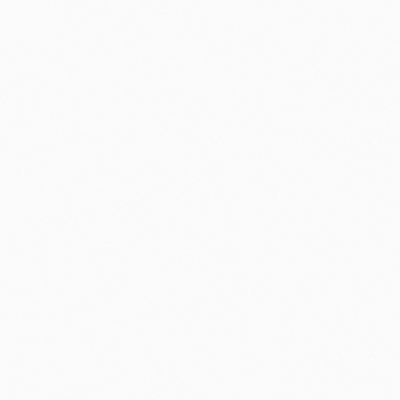
Frame 1 (no input)
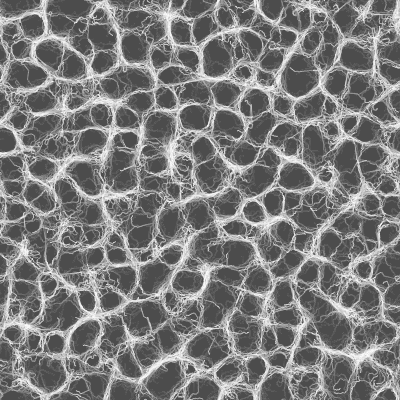
Frame 60 (no input)
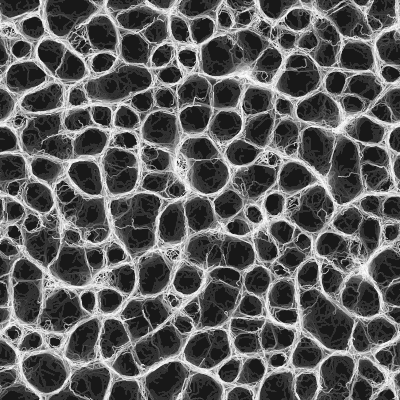
Frame 120 (the mouse pressed at the canvas centre since frame 60)

The p5.js sketch that drew these frames (run headless with seeded random() and noise() and a simulated clock; from frame 60 on, the mouse is pressed at the canvas centre):

// p5.js sketch
// ── sketch.js


let molds = []; let num = 4000;
let d; 

function setup() {
  createCanvas(400, 400);
  angleMode(DEGREES);
  d = pixelDensity();
  
  for (let i=0; i<num; i++) {
    molds[i] = new Mold();
  } 
}

function draw() {
  background(0, 5);
  loadPixels();
  
  for (let i=0; i<num; i++) {
    if (key == "s") { // If "s" key is pressed, molds stop moving 
      molds[i].stop = true;
      updatePixels();
      noLoop();
    } else {
      molds[i].stop = false;
    }
    
    molds[i].update();
    molds[i].display();
  }
  
}

// ── mold.js
class Mold {
    constructor() {
      // Mold variables
      this.x = random(width);
      this.y = random(height); 
      // this.x = random(width/2 - 20, width/2 + 20);
      // this.y = random(height/2 - 20, height/2 + 20); 
      this.r = 0.5;
      
      this.heading = random(360);
      this.vx = cos(this.heading);
      this.vy = sin(this.heading);
      this.rotAngle = 45;
      this.stop = false // Boolean variable to stop molds from moving 
      
      // Sensor variables
      this.rSensorPos = createVector(0, 0);
      this.lSensorPos = createVector(0, 0);
      this.fSensorPos = createVector(0, 0);
      this.sensorAngle = 45;
      this.sensorDist = 10;
      
    }
    
    update() {   
      // Using this.stop to control when molds stop moving
      if (this.stop) {
        this.vx = 0;
        this.vy = 0;
      } else {
        this.vx = cos(this.heading);
        this.vy = sin(this.heading);
      }
      
      // Using % Modulo expression to wrap around the canvas
      this.x = (this.x + this.vx + width) % width;
      this.y = (this.y + this.vy + height) % height;
      
      // Get 3 sensor positions based on current position and heading
      this.getSensorPos(this.rSensorPos, this.heading + this.sensorAngle);
      this.getSensorPos(this.lSensorPos, this.heading - this.sensorAngle);
      this.getSensorPos(this.fSensorPos, this.heading);
    
      // Get indices of the 3 sensor positions and get the color values from those indices
      let index, l, r, f;
      index = 4*(d * floor(this.rSensorPos.y)) * (d * width) + 4*(d * floor(this.rSensorPos.x));
      r = pixels[index];
      
      index = 4*(d * floor(this.lSensorPos.y)) * (d * width) + 4*(d * floor(this.lSensorPos.x));
      l = pixels[index];
      
      index = 4*(d * floor(this.fSensorPos.y)) * (d * width) + 4*(d * floor(this.fSensorPos.x));
      f = pixels[index];
      
      // Compare values of f, l, and r to determine movement 
      if (f > l && f > r) {
        this.heading += 0;
      } else if (f < l && f < r) {
        if (random(1) < 0.5) {
          this.heading += this.rotAngle;
        } else {
          this.heading -= this.rotAngle;
        }
      } else if (l > r) {
        this.heading += -this.rotAngle;
      } else if (r > l) {
        this.heading += this.rotAngle;
      }
      
      
    }
    
    display() {
      noStroke();
      fill(255);
      ellipse(this.x, this.y, this.r*2, this.r*2);
      
      // line(this.x, this.y, this.x + this.r*3*this.vx, this.y + this.r*3*this.vy);
      // fill(255, 0, 0);
      // ellipse(this.rSensorPos.x, this.rSensorPos.y, this.r*2, this.r*2);
      // ellipse(this.lSensorPos.x, this.lSensorPos.y, this.r*2, this.r*2);
      // ellipse(this.fSensorPos.x, this.fSensorPos.y, this.r*2, this.r*2);
      
    }
    
    getSensorPos(sensor, angle) {
      sensor.x = (this.x + this.sensorDist*cos(angle) + width) % width;
      sensor.y = (this.y + this.sensorDist*sin(angle) + height) % height;
    }
  
  }
